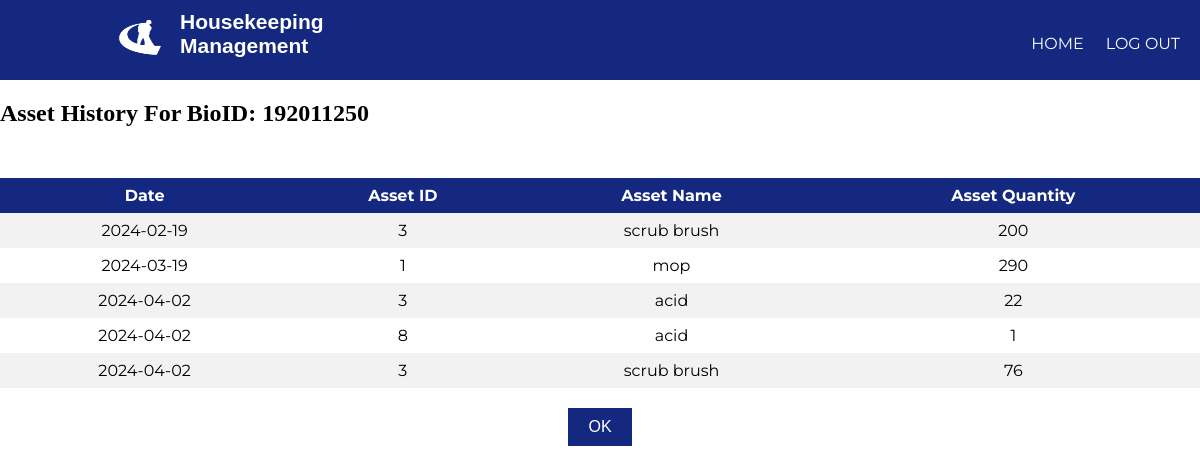
Screenshot of /view_history.php?bio_id=192011250 with the database file from the repository.
### tables this page shows
CREATE TABLE `asset_history` (
  `asset_id` int(11) NOT NULL,
  `asset_name` varchar(40) NOT NULL,
  `bio_id` int(11) NOT NULL,
  `firstName` varchar(40) NOT NULL,
  `asset_quantity` int(11) NOT NULL,
  `date` date NOT NULL DEFAULT current_timestamp()
);

### view_history.php (the view, shortened to what this page needs)
<?php
require_once('process/dbh.php');
if (isset($_GET['bio_id'])) {
    $bio_id = $_GET['bio_id'];
    $sql = "SELECT asset_id, asset_name, asset_quantity, date FROM asset_history WHERE bio_id = $bio_id";
    $result = mysqli_query($conn, $sql);
}
?>
<html>
<head>
    <link rel="stylesheet" type="text/css" href="styleemplogin.css">
</head>
<body>
    <header>
        <nav>
        <img src="logo.png" alt="Description of the image">
        <h1 class="container">Housekeeping <br> Management</h1>
			<ul id="navli">
                <li><a class="homered" href="storewel.php">HOME</a></li>
                <li><a class="homeblack" href="login.html">LOG OUT</a></li>
            </ul>
        </nav>
    </header>
    <div class="divider"></div>
    <h2>Asset History For BioID: <?php echo $bio_id; ?></h2>
    <table>
        <tr>
            <th class="date-column">Date</th>
            <th class="asset-id-column">Asset ID</th>
            <th>Asset Name</th>
            <th>Asset Quantity</th>
        </tr>
        <?php
        while ($history = mysqli_fetch_assoc($result)) {
            echo "<tr>";
            echo "<td class='date-column'>" . $history['date'] . "</td>";
            echo "<td class='asset-id-column'>" . $history['asset_id'] . "</td>";
            echo "<td>" . $history['asset_name'] . "</td>";
            echo "<td>" . $history['asset_quantity'] . "</td>";
            echo "</tr>";
        }
        ?>
    </table>
    <div class="button-container">
        <button class="ok-button" onclick="window.location.href='assethis.php'">OK</button>
    </div>
</body>
</html>

### styleemplogin.css (style rules this page uses)
body { margin: 0px; }
header { background: black; color: white; padding: 8px 20px 6px 40px; height: 50px; }
header h1 { display: inline; font-family: 'Lobster', cursive; font-weight: 400; font-size: 32px; float: left; margin-top: 0px; margin-right: 10px; }
nav ul { display: inline; padding: 0px; float: right; }
nav ul li { display: inline-block; list-style-type: none; color: white; float: left; margin-left: 12px; }
nav ul li a { color: white; text-decoration: none; }
#navli { font-family: 'Montserrat', sans-serif; }
.homered { background-color: #005690; padding: 30px 10px 20px 10px; }
.divider { background-color: rgb(0, 86, 144); height: 5px; }
table { margin: 0px; border-collapse: collapse; width: 100%; font-family: 'Montserrat', sans-serif; margin-top: 51px; }
th, td { text-align: center; padding: 8px; }
tr:nth-child(even) { background-color: #f2f2f2 }
th { background-color: #4CAF50; color: white; }

### view_history.php (style rules this page uses)
.container { background-color: #13287e; }
header h1 { margin-left: 15px; display: inline; font-family: Poppins, sans-serif; font-weight: bold; font-size: 21px; float: left; margin-top: -8px; margin-right: 58px; }
.homered { background-color: #13287e; padding: 30px 10px 20px 10px; }
.divider { background-color: rgb(0, 86, 144); height: 5px; }
header { background: #13287e; color: white; padding: 18px 20px 53px 40px; height: 4px; }
.divider { background-color: #13287e; height: 5px; }
nav ul li a { color: #00000; text-decoration: none; }
th { background-color: #13287e; color: white; }
button { border:solid; background-color: #13287e; color: white; }
.button-container { text-align: center; margin-top: 20px; }
.ok-button { background-color:#13287e ; color: white; border: none; padding: 10px 20px; text-align: center; text-decoration: none; display: inline-block; font-size: 16px; cursor: pointer; }
img { width: 50px; float: left; margin-left: 75px; height: 38px; }

### rows the page displays
asset_history: date "2024-02-19", asset "3", asset_name "scrub brush", asset_quantity "200"
asset_history: date "2024-03-19", asset "1", asset_name "mop", asset_quantity "290"
asset_history: date "2024-04-02", asset "3", asset_name "acid", asset_quantity "22"
asset_history: date "2024-04-02", asset "8", asset_name "acid", asset_quantity "1"
asset_history: date "2024-04-02", asset "3", asset_name "scrub brush", asset_quantity "76"

### other values shown
$bio_id "192011250"
